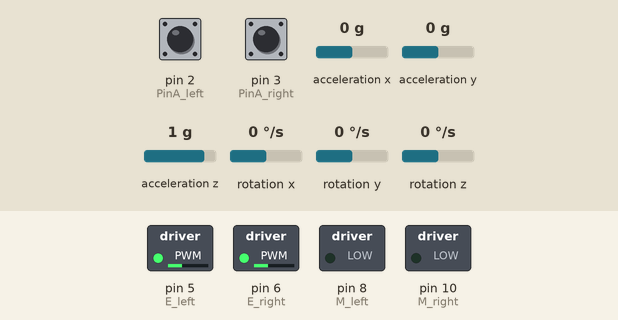
Simulated run of this sketch. Board: Arduino Uno, built with avr-gcc and run on an emulated ATmega328P. Parts: switched loads named in the sketch (green lamp = pin HIGH). The test bench sets the inputs (shaded band); at power-on: acceleration x 0 g, rotation y 0 °/s, pin 2 (PinA_left) LOW, pin 3 (PinA_right) LOW, acceleration y 0 g, acceleration z 1 g, rotation x 0 °/s, rotation z 0 °/s. What the sketch prints to the serial monitor is not drawn.

Above: at 1.2 s.
1.3 s: acceleration x set to -0.8 g
At 2.4 s:
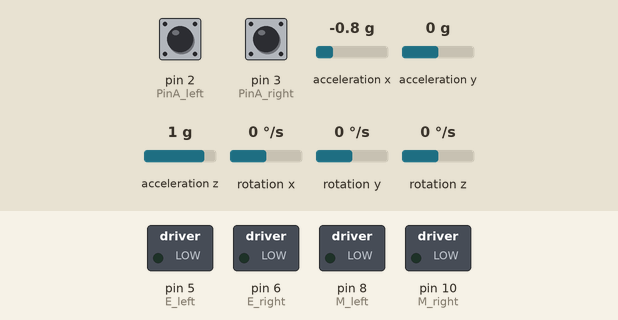
2.9 s: acceleration x set to -0.7 g
4.4 s: acceleration x set to -0.4 g
At 4.9 s:
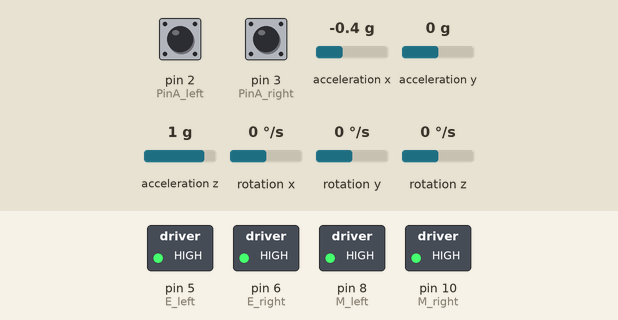
5.9 s: rotation y set to -192 °/s
At 8.3 s:
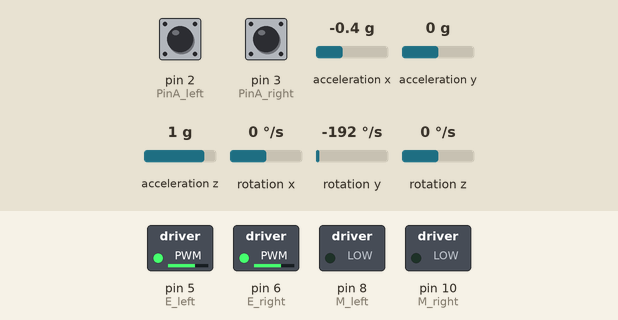
8.9 s: rotation y set to -100 °/s
At 11.0 s:
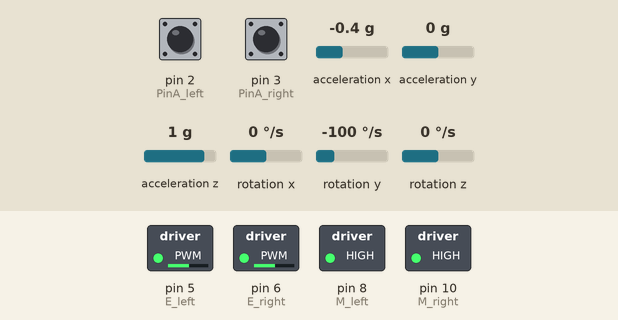
Timing chart, 0 to 12.5 s (numbered marks = the images above; inputs shaded):
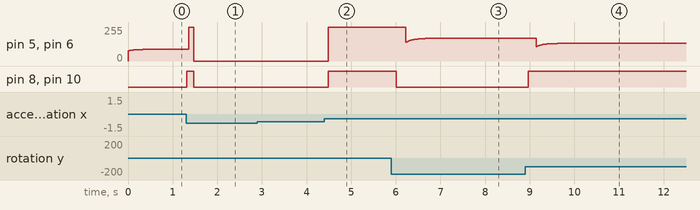

Measured:
- the behaviour switches between -0.6 and -0.5 g on acceleration x (found by bisection; images 1 and 2)
- after the input at 1.3 s, pin 5 (E_left), pin 6 (E_right): 88/255 → 255/255 after 0.06 s, → 0/255 0.12 s later; pin 8 (M_left), pin 10 (M_right): LOW → HIGH at once, → LOW 0.16 s later
- after the input at 4.4 s, pin 5 (E_left), pin 6 (E_right): 0/255 → 255/255 after 0.09 s; pin 8 (M_left), pin 10 (M_right): LOW → HIGH after 0.09 s
- after the input at 5.9 s, pin 8 (M_left), pin 10 (M_right): HIGH → LOW after 0.11 s
- after the input at 8.9 s, pin 8 (M_left), pin 10 (M_right): LOW → HIGH after 0.07 s

The sketch:

l_main0724.ino
```cpp
//原始6050数据+双测速码盘
#include "Wire.h" //串口
#include "I2Cdev.h" //IIC总线
#include "MPU6050.h" //加速度与陀螺传感器

//自定义变量
char val='z'; //调节与控制命令字
int Speed_need = 0, Turn_need = 0; //运动速度，转弯速度
float speeds, speeds_filter, positions,Q; //速度，速度滤波，位置
float diff_speeds, dspeeds = 0, dspeeds_all = 0; //速度差
int text_time = 0, spcount = 0, dspcount = 0; //测试时间，速度测量次数

//PID参数
double Output = 0; //PID输出
float Kp=12, Kd=0.11, Ksp = 0.10 ,Ksi = 0.05, Kdsp = 5; //PID角度环、速度环系数
// MPU6050参数
MPU6050 accelgyro;
int16_t ax, ay, az, gx, gy, gz;
//角度参数
float Gyro_y; //Y轴陀螺仪数据暂存
float Angle_ax; //由加速度计算的倾斜角度
float Angle; //一阶互补滤波计算出的小车最终倾斜角度
float Angle0 = -3.00; //机械平衡角

//引脚分配
/*
int PinA_right= 2; //interrupt 0
int PinA_left= 3; //interrupt 1
int E_left =5;//PWMA
int M_left =4;
int M_right =7;
int E_right =6; //PWMB
*/
int PinA_left = 2; //中断0
int PinA_right = 3; //中断1
int M_left = 8;
int M_left2 = 7;
int E_left = 5; //ENA
int M_right = 10;
int M_right2= 11;
int E_right = 6; //ENB*/
//电机输出
int PWM_right = 0, PWM_left = 0;
int PWM_left_least = 40, PWM_right_least = 40; //左右电机启动补偿50
//测速码盘中断
int count_right = 0;
int count_left = 0;

void Code_left() {
  if(Output>=0) {
    count_left ++;
  }else{
    count_left --;
  }
} //左测速码盘计数
void Code_right() {
  if(Output>=0) {
    count_right ++;
  }else {
    count_right --;
  }
} //右测速码盘计数

//电机输出
/*
void SetMotorVoltage(int nLeftVol, int nRightVol) {
    if(nLeftVol >=0)
  {  digitalWrite(M_left,HIGH);

   } else {
     digitalWrite(M_left,LOW);
      nLeftVol=-nLeftVol;
   }
    if(nRightVol >= 0) {
     digitalWrite(M_right,HIGH);

    } else {
     digitalWrite(M_right,LOW);

    nRightVol=-nRightVol;
  }
    if(nLeftVol>255) { nLeftVol = 255 ; }   //防止PWM值超过255
    if(nRightVol>255) { nRightVol = 255 ; }//防止PWM值超过255
    analogWrite(E_left,nLeftVol);
    analogWrite(E_right,nRightVol);
}
*/
void SetMotorVoltage(int nLeftVol, int nRightVol) {
  if(nLeftVol >=0) {
    digitalWrite(M_left, LOW);
    digitalWrite(M_left2, HIGH);
  }else {
    digitalWrite(M_left, HIGH);
    digitalWrite(M_left2, LOW);
    nLeftVol = -nLeftVol;
  }
  if(nRightVol >= 0) {
    digitalWrite(M_right, LOW);
    digitalWrite(M_right2, HIGH);
  }else {
    digitalWrite(M_right, HIGH);
    digitalWrite(M_right2, LOW);
    nRightVol = -nRightVol;
  }
  if(nLeftVol > 255) nLeftVol = 255; //防止PWM值超过255
  if(nRightVol > 255) nRightVol = 255; //防止PWM值超过255
  analogWrite(E_left, nLeftVol);
  analogWrite(E_right, nRightVol);
}

//计算小车角度
void Angle_Calcu(void) {
  Angle_ax = (ax+200)/200 ; //去除零点偏移1942，16384*3.14/1.2*180//弧度转换为度,
  Gyro_y = -(gy - 10.58)/16.4; //去除零点偏移119，2000deg/s 16.4 LSB/(deg/s)250---131
  Angle = 0.97 * (Angle + Gyro_y * 0.0005) + 0.03 * Angle_ax;
}

void setup() {
  Wire.begin();
  Serial.begin(9600);
  accelgyro.initialize(); //初始化设备
  //引脚模式设置
   pinMode(E_right, OUTPUT); pinMode(M_right, OUTPUT);
   pinMode(E_left, OUTPUT);  pinMode(M_left, OUTPUT);
   pinMode(PinA_right,INPUT);pinMode(PinA_left,INPUT);//

  /*pinMode(E_left, OUTPUT);
  pinMode(M_left, OUTPUT);
  pinMode(M_left2, OUTPUT); //左电机
  pinMode(E_right, OUTPUT);
  pinMode(M_right, OUTPUT);
  pinMode(M_right2, OUTPUT); //右电机
  pinMode(PinA_right, INPUT);
  pinMode(PinA_left, INPUT); //测速码盘输入*/
  //中断设置
  attachInterrupt(0, Code_right, RISING);
  attachInterrupt(1, Code_left, RISING);
}

void loop() {
  if (Serial.available() > 0) {
    val = Serial.read();
   //参数调节
    if(val == 'X') Kp += 0.1;
    if(val == 'x') Kp -= 0.1;
    if(val == 'V') Kd += 0.01;
    if(val == 'v') Kd -= 0.01;
    if(val == 'N') Ksp += 0.1;
    if(val == 'n') Ksp -= 0.1;
    if(val == 'M') Ksi += 0.01;
    if(val == 'm') Ksi -= 0.01;
    if(val == 'L') Angle0 += 0.1;
    if(val == 'l') Angle0 -= 0.1;
    if(val == 'P') PWM_left_least += 1;
    if(val == 'p') PWM_left_least -= 1;
    if(val == 'G') PWM_right_least += 1;
    if(val == 'g') PWM_right_least -= 1;
    //参数查看
    if(val == 'H') {
      Serial.print(ax); Serial.print("\t"); //用于测量零点偏移
      Serial.println(gy); //用于测量零点偏移
    }
    if(val == 'I') {
      Serial.print(Angle0); Serial.print("\t");
      Serial.print(PWM_left_least); Serial.print("\t");
      Serial.print(PWM_right_least); Serial.print("\t");
      Serial.print(Kp); Serial.print("\t");
      Serial.print(Kd); Serial.print("\t");
      Serial.print(Ksp); Serial.print("\t");
      Serial.print(Ksi); Serial.print("\t");
       Serial.print(Q); Serial.print("\t");
      Serial.println(Kdsp);
    }
    if(val == 'J') {
      Serial.print(Angle); Serial.print("\t");
      Serial.println(dspeeds_all);
    }
    if(val == 'K') Kdsp += 1;
    if(val == 'k') Kdsp -= 1;
    //小车控制
    if(val == 'A') {
      Speed_need = 900; //前进
      Turn_need = 0;
    }
    if(val == 'B') {
      Speed_need = -900;
      00; //后退
      Turn_need = 0;
    }
    if(val == 'C') {
      Speed_need = 0;
      Turn_need = 20; //左转
    }
    if(val == 'D') {
      Speed_need = 0;
      Turn_need = -20; //右转
    }
    if(val == 'E')
    {
      Speed_need = 0; //停止
      Turn_need = 0;
    }

        if(val == 'F')
    {
      Speed_need = 0; //停止
      Turn_need = 0;
    }
  }

  accelgyro.getMotion6(&ax, &ay, &az, &gx, &gy, &gz); //获取传感器原始值
  Angle_Calcu(); //计算角度
  PWM_Calcu(); //PWM输出计算
  spcount ++;
  if(spcount > 40)
  {
    spcount = 0;
    dspcount ++;
    //速度与速度积分
    speeds = (count_left + count_right)*0.5;
    diff_speeds = count_left - count_right;
    dspeeds += diff_speeds;
    if(dspcount > 80) {
      dspeeds_all = dspeeds;
      dspeeds = 0;
    }
    speeds_filter *= 0.85; //一阶互补滤波
    speeds_filter += speeds*0.15;
    positions += speeds_filter;
    positions = constrain(positions, -300, 300); //抗积分饱和
    count_left = 0;
    count_right = 0;
  }
  Serial.print(count_left);Serial.print(count_right);Serial.println();
}

void PWM_Calcu(void)
{
  if (abs(Angle) > 45)
  {
    SetMotorVoltage(0,0); //角度大于30度 停止PWM输出
  }
  else
  {
    //PWM输出计算
    Q= Ksi*positions;
    Output = Kp*(Angle - Angle0) + Kd*Gyro_y + Ksp*(speeds_filter -Speed_need) + Q;
    if(Turn_need == 0)
    {
      PWM_left = Output - Kdsp * dspeeds_all;
      PWM_right = Output + Kdsp * dspeeds_all;
    }

    PWM_left = Output - Turn_need;
    PWM_right = Output + Turn_need;

    if(PWM_left >= 0)
    {
      PWM_left += PWM_left_least;
    }
    else
    {
      PWM_left -= PWM_left_least;
    }
    if(PWM_right >= 0)
    {
      PWM_right += PWM_right_least;
    }
    else
    {
      PWM_right -= PWM_right_least;
    }
    SetMotorVoltage(PWM_left, PWM_right);
  }
}
```
